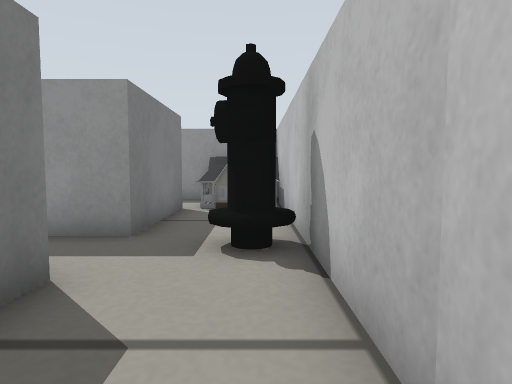
view 1 (above)

16 first-person views from a walk through a world built for the Gazebo simulator. The camera is 0.22 m above the floor, tilts 4° down and sees 75° across. Floor lines are 1 m apart. The floor is counted in squares, 0.2 m on a side. Each view is taken from the middle of a square. On the plan, view 1 faces up. The plan holds only what a view shows up to about 13 squares ahead; the rest is blank. Robots are left out.

view 2
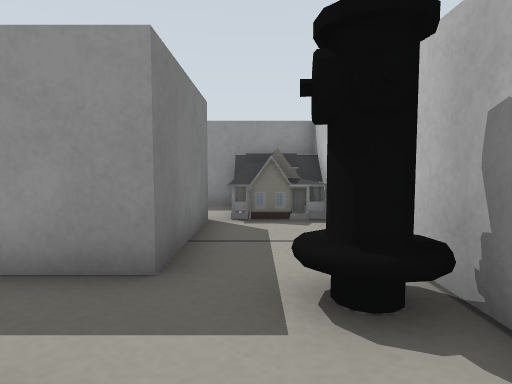

view 3
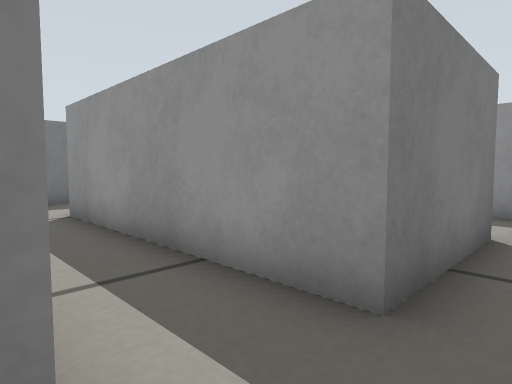

view 4
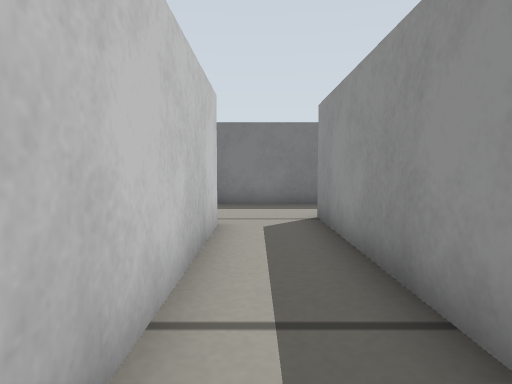

view 5
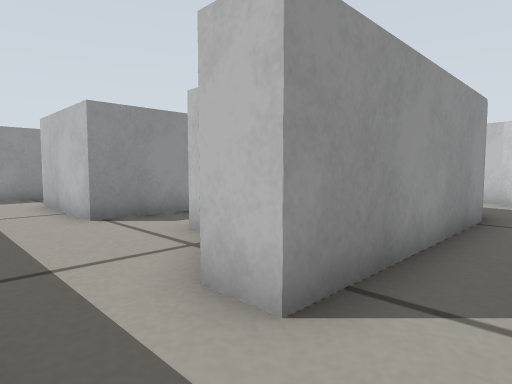

view 6
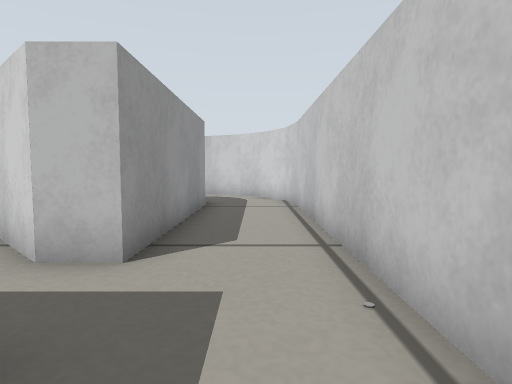

view 7
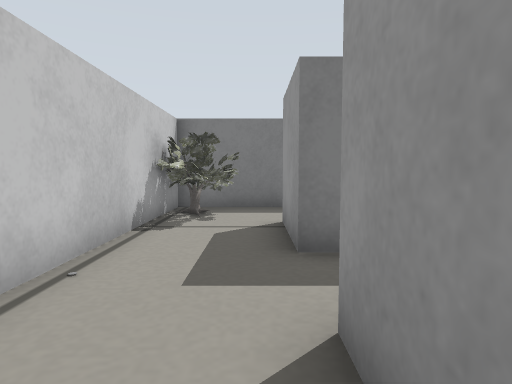

view 8
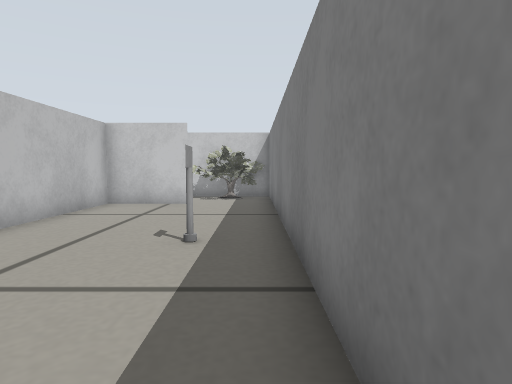

view 9
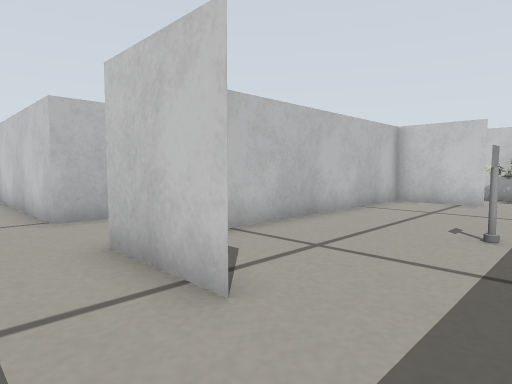

view 10
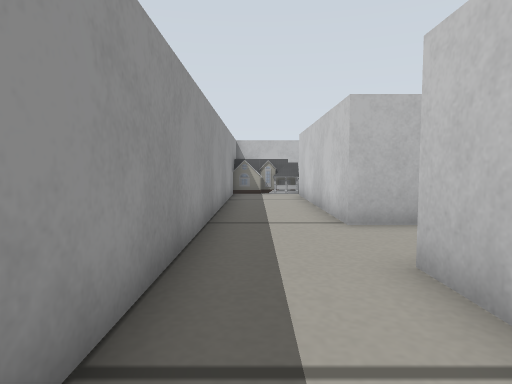

view 11
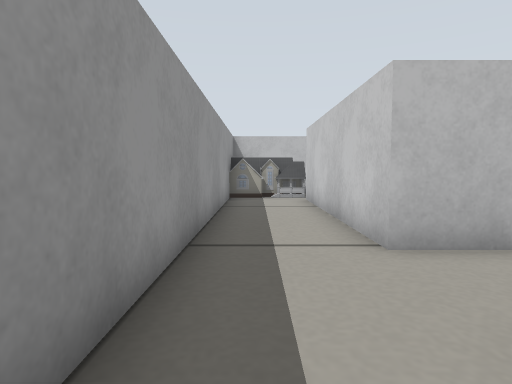

view 12
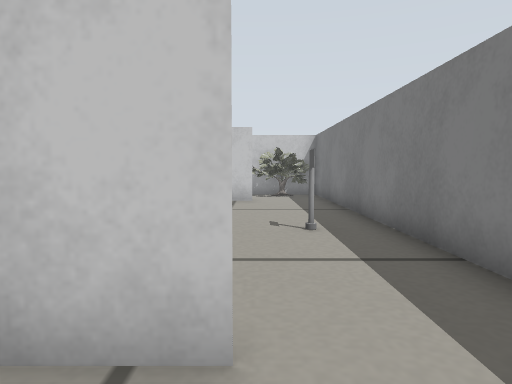

view 13
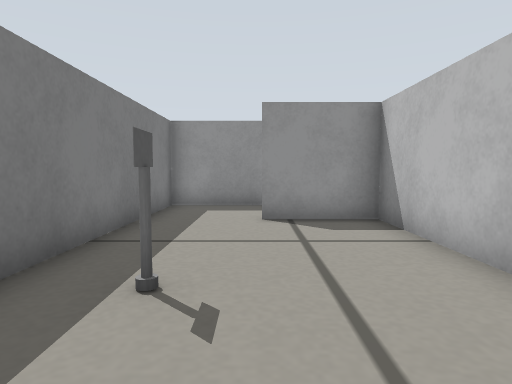

view 14
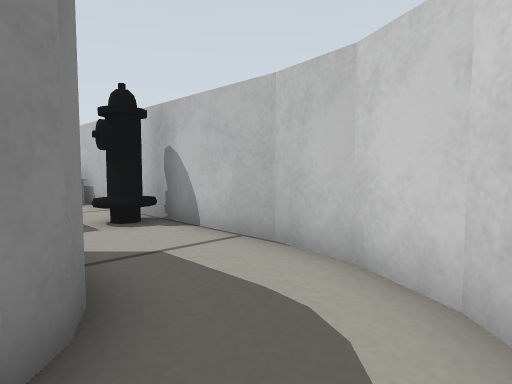

view 15
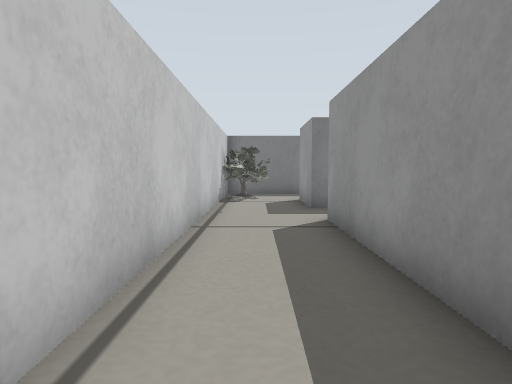

view 16
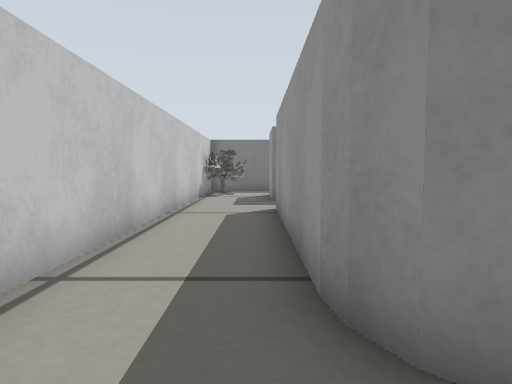

### Floor plan
Points are (right, up) in squares from view 1. A wall is a line through its corners. A room is listed if a view was taken in it or the views show most of it. See-through windows are left out.
Room 1 (views 1, 2, 3, 4, 5, 6, 7, 8, 9, 10, 11, 12, 13, 14, 15, 16)
walls: (-9.5, 5.4) (-9.5, 9.2) (-2, 9.2) (-2, 5.4) (-9.5, 5.4); (-8.6, 3.2) (-2.9, 3.2); (-12.3, 6.2) (-12.3, 2.7); (-12.3, 0.1) (-12.3, -0.4) (-12.3, 9.2) (-14.9, 9.2) (-12.3, 9.2); (-2, 3.2) (-2, 2.5); (-15, -0.4) (-12.3, -0.4) (-14.9, -0.4); (-2.1, 0.8) (-2.4, 0.3) (-2.8, -0.1) (-3.3, -0.4) (-3.8, -0.4) (-10.2, -0.4) (-10.2, 0.6) (-8.8, 2); (-3.9, -3.3) (-2.4, -3) (-1.2, -2.4) (-0.1, -1.4) (0.5, -0.1) (0.8, 1.4); (-14.6, -3.2) (-3.8, -3.2); (-1.5, 12) (-17.5, 12) (-17.5, -3.2); (0.8, 1.2) (0.8, 10); (0.8, 10.1) (0.8, 11.4)
objects: oak tree (-17, -3) to (-15, -2); other object (-16, 5); fire hydrant (-1, 4) to (0, 5); house (-1, 9) to (1, 12)

Positions as (right, up) in squares from view 1, and headings:
1: (0, 0), facing up
2: (-1, 2), facing up
3: (-1, 3), facing up-left
4: (-2, 4), facing left
5: (-12, -2), facing up-right
6: (-14, -2), facing right
7: (-8, -1), facing left
8: (-17, 10), facing down
9: (-17, 11), facing down-right
10: (-16, 11), facing right
11: (-14, 11), facing right
12: (-15, 11), facing down
13: (-15, 2), facing up
14: (-3, -2), facing up-right
15: (-3, -2), facing left
16: (-1, -1), facing left
